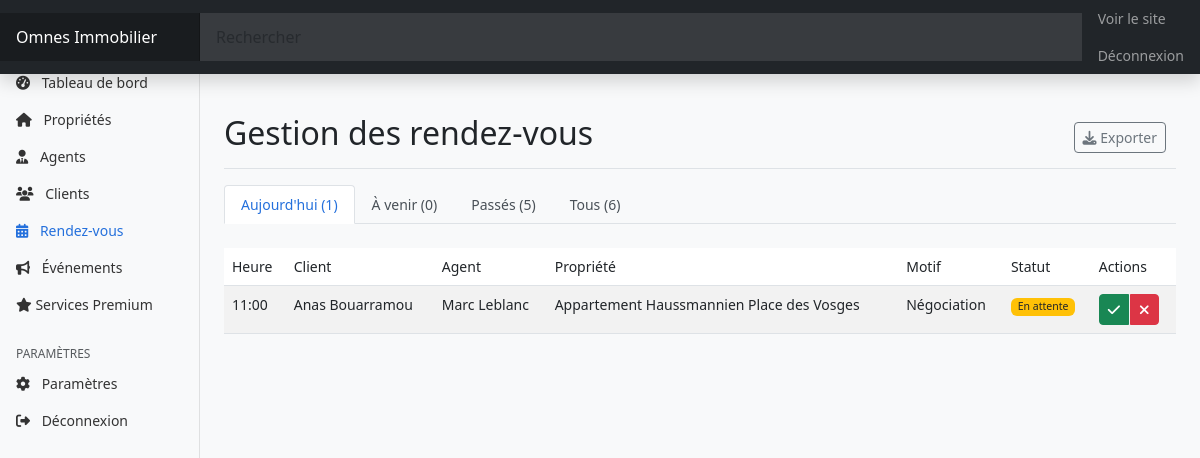
The app's page /admin/appointments.php (signed in) with its own data.
### tables this page shows
CREATE TABLE `Rendez_Vous` (
  `id_rdv` int NOT NULL,
  `id_client` int NOT NULL,
  `id_agent` int NOT NULL,
  `id_propriete` int NOT NULL,
  `date` date NOT NULL,
  `heure` time NOT NULL,
  `motif` text,
  `statut` enum('confirmé','annulé','en attente') DEFAULT 'en attente',
  `commentaire` text
);

CREATE TABLE `Utilisateur` (
  `id_utilisateur` int NOT NULL,
  `email` varchar(100) NOT NULL,
  `mot_de_passe` varchar(255) NOT NULL,
  `nom` varchar(50) NOT NULL,
  `prenom` varchar(50) NOT NULL,
  `telephone` varchar(20) DEFAULT NULL,
  `date_inscription` datetime DEFAULT CURRENT_TIMESTAMP,
  `type_utilisateur` enum('client','agent','admin') NOT NULL,
  `statut` enum('actif','inactif') DEFAULT 'actif'
);

CREATE TABLE `Propriete` (
  `id_propriete` int NOT NULL,
  `titre` varchar(255) NOT NULL,
  `description` text,
  `prix` decimal(10,2) NOT NULL,
  `surface` decimal(10,2) DEFAULT NULL,
  `nb_pieces` int DEFAULT NULL,
  `nb_chambres` int DEFAULT NULL,
  `nb_salles_bain` int DEFAULT NULL,
  `etage` int DEFAULT NULL,
  `balcon` tinyint(1) DEFAULT '0',
  `parking` tinyint(1) DEFAULT '0',
  `ascenseur` tinyint(1) DEFAULT '0',
  `adresse` varchar(255) NOT NULL,
  `ville` varchar(100) NOT NULL,
  `code_postal` varchar(20) NOT NULL,
  `pays` varchar(50) NOT NULL,
  `statut` enum('disponible','vendu','loué') DEFAULT 'disponible',
  `type_propriete` enum('résidentiel','commercial','terrain','location') NOT NULL,
  `date_ajout` datetime DEFAULT CURRENT_TIMESTAMP,
  `id_agent` int NOT NULL
);

### classes/database.php (called while the page is built, shortened)
<?php
class Database {
    private $dbh;
    private $stmt;
    public function __construct() {
        $this->host = DB_HOST;
        $this->port = DB_PORT;
        $this->user = DB_USER;
        $this->pass = DB_PASS;
        $this->dbname = DB_NAME;
        $dsn = 'mysql:host=' . $this->host . ';port=' . $this->port . ';dbname=' . $this->dbname . ';charset=utf8mb4';
        $options = array(
            PDO::ATTR_PERSISTENT => true,
            PDO::ATTR_ERRMODE => PDO::ERRMODE_EXCEPTION,
            PDO::ATTR_DEFAULT_FETCH_MODE => PDO::FETCH_OBJ
        );
        try {
            $this->dbh = new PDO($dsn, $this->user, $this->pass, $options);
        } catch(PDOException $e) {
            $this->error = $e->getMessage();
            error_log("Erreur de connexion à la base de données : " . $this->error);
            throw new Exception("Erreur de connexion à la base de données");
        }
    }
    public function query($query) {
        $this->stmt = $this->dbh->prepare($query);
    }
    public function execute() {
        try {
            return $this->stmt->execute();
        } catch(PDOException $e) {
            $this->error = $e->getMessage();
            error_log("Erreur d'exécution de requête : " . $this->error);
            return false;
        }
    }
    public function resultSet() {
        $this->execute();
        return $this->stmt->fetchAll();
    }
}
?>

### config/init.php (called while the page is built, shortened)
<?php
require_once BASE_PATH . 'config/database.php';
function format_time($time) {
    return date('H:i', strtotime($time));
}

### admin/appointments.php (the view, shortened to what this page needs)
<?php
require_once BASE_PATH . 'config/init.php';
function getAllAppointments() {
    $db = new Database();
    $db->query('SELECT r.*,
                p.titre as property_title,
                c.id_client, ca.nom as client_nom, ca.prenom as client_prenom,
                a.id_agent, aa.nom as agent_nom, aa.prenom as agent_prenom
                FROM Rendez_Vous r
                INNER JOIN Propriete p ON r.id_propriete = p.id_propriete
                INNER JOIN Client c ON r.id_client = c.id_client
                INNER JOIN Utilisateur ca ON c.id_utilisateur = ca.id_utilisateur
                INNER JOIN Agent_Immobilier a ON r.id_agent = a.id_agent
                INNER JOIN Utilisateur aa ON a.id_utilisateur = aa.id_utilisateur
                ORDER BY r.date DESC, r.heure DESC');
    return $db->resultSet();
}
$all_appointments = getAllAppointments();
$today = [];
$upcoming = [];
$past = [];
foreach ($all_appointments as $rdv) {
    $date = $rdv->date;
    $today_date = date('Y-m-d');
    if ($date == $today_date) {
        $today[] = $rdv;
    } elseif ($date > $today_date) {
        $upcoming[] = $rdv;
    } else {
        $past[] = $rdv;
    }
}
include BASE_PATH . 'admin/includes/header.php';
?>
<div class="container-fluid">
    <div class="row">
        <?php include BASE_PATH . 'admin/includes/sidebar.php'; ?>
        <main class="col-md-9 ms-sm-auto col-lg-10 px-md-4">
            <div class="d-flex justify-content-between flex-wrap flex-md-nowrap align-items-center pt-3 pb-2 mb-3 border-bottom">
                <h1 class="h2">Gestion des rendez-vous</h1>
                <div class="btn-toolbar mb-2 mb-md-0">
                    <div class="btn-group me-2">
                        <button type="button" class="btn btn-sm btn-outline-secondary" onclick="exportTable()">
                            <i class="fas fa-download"></i> Exporter
                        </button>
                    </div>
                </div>
            </div>
            <ul class="nav nav-tabs mb-4" id="appointmentTabs" role="tablist">
                <li class="nav-item" role="presentation">
                    <button class="nav-link active" id="today-tab" data-bs-toggle="tab" data-bs-target="#today" type="button" role="tab" aria-controls="today" aria-selected="true">
                        Aujourd'hui (<?php echo count($today); ?>)
                    </button>
                </li>
                <li class="nav-item" role="presentation">
                    <button class="nav-link" id="upcoming-tab" data-bs-toggle="tab" data-bs-target="#upcoming" type="button" role="tab" aria-controls="upcoming" aria-selected="false">
                        À venir (<?php echo count($upcoming); ?>)
                    </button>
                </li>
                <li class="nav-item" role="presentation">
                    <button class="nav-link" id="past-tab" data-bs-toggle="tab" data-bs-target="#past" type="button" role="tab" aria-controls="past" aria-selected="false">
                        Passés (<?php echo count($past); ?>)
                    </button>
                </li>
                <li class="nav-item" role="presentation">
                    <button class="nav-link" id="all-tab" data-bs-toggle="tab" data-bs-target="#all" type="button" role="tab" aria-controls="all" aria-selected="false">
                        Tous (<?php echo count($all_appointments); ?>)
                    </button>
                </li>
            </ul>
            <div class="tab-content" id="appointmentTabsContent">
                <div class="tab-pane fade show active" id="today" role="tabpanel" aria-labelledby="today-tab">
                    <?php if (!empty($today)) : ?>
                        <div class="table-responsive">
                            <table class="table table-striped table-hover">
                                <thead>
                                    <tr>
                                        <th>Heure</th>
                                        <th>Client</th>
                                        <th>Agent</th>
                                        <th>Propriété</th>
                                        <th>Motif</th>
                                        <th>Statut</th>
                                        <th>Actions</th>
                                    </tr>
                                </thead>
                                <tbody>
                                    <?php foreach ($today as $rdv) : ?>
                                        <tr>
                                            <td><?php echo format_time($rdv->heure); ?></td>
                                            <td><?php echo htmlspecialchars($rdv->client_prenom . ' ' . $rdv->client_nom); ?></td>
                                            <td><?php echo htmlspecialchars($rdv->agent_prenom . ' ' . $rdv->agent_nom); ?></td>
                                            <td><?php echo htmlspecialchars($rdv->property_title); ?></td>
                                            <td><?php echo htmlspecialchars($rdv->motif); ?></td>
                                            <td>
                                                <span class="badge bg-<?php echo $rdv->statut == 'confirmé' ? 'success' : ($rdv->statut == 'annulé' ? 'danger' : 'warning'); ?>">
                                                    <?php echo ucfirst($rdv->statut); ?>
                                                </span>
                                            </td>
                                            <td>
                                                <?php if ($rdv->statut == 'en attente') : ?>
                                                    <div class="btn-group">
                                                        <a href="/omnes-immobilier/admin/appointments.php?action=confirm&id=<?php echo $rdv->id_rdv; ?>" class="btn btn-sm btn-success" title="Confirmer">
                                                            <i class="fas fa-check"></i>
                                                        </a>
                                                        <a href="/omnes-immobilier/admin/appointments.php?action=cancel&id=<?php echo $rdv->id_rdv; ?>" class="btn btn-sm btn-danger" title="Annuler" onclick="return confirm('Êtes-vous sûr de vouloir annuler ce rendez-vous ?')">
                                                            <i class="fas fa-times"></i>
                                                        </a>
                                                    </div>
                                                <?php elseif ($rdv->statut == 'confirmé') : ?>
                                                    <a href="/omnes-immobilier/admin/appointments.php?action=cancel&id=<?php echo $rdv->id_rdv; ?>" class="btn btn-sm btn-danger" title="Annuler" onclick="return confirm('Êtes-vous sûr de vouloir annuler ce rendez-vous ?')">
                                                        <i class="fas fa-times"></i>
                                                    </a>
                                                <?php else : ?>
                                                    -
                                                <?php endif; ?>
                                            </td>
                                        </tr>
                                    <?php endforeach; ?>
                                </tbody>
                            </table>
                        </div>
                    <?php else : ?>
                        <div class="alert alert-info">
                            Aucun rendez-vous prévu aujourd'hui.
                        </div>
                    <?php endif; ?>
                </div>
            </div>
        </main>
    </div>
</div>
<?php include BASE_PATH . 'admin/includes/footer.php'; ?>

### assets/css/admin.css (style rules this page uses)
body { font-size: .875rem; background-color: #f8f9fa; }
main { padding-top: 1.5rem; }
.table th { font-weight: 500; border-top: none; }
.badge { font-weight: 500; padding: 0.35em 0.65em; }
.nav-tabs .nav-link { color: #495057; border: 1px solid transparent; border-top-left-radius: 0.25rem; border-top-right-radius: 0.25rem; }
.nav-tabs .nav-link.active { color: #2470dc; background-color: #fff; border-color: #dee2e6 #dee2e6 #fff; }
.btn-group .btn { margin-right: 2px; }
.btn-outline-secondary { color: #6c757d; border-color: #6c757d; }
.badge.bg-warning { background-color: #ffc107 !important; color: #212529; }

### records on screen
rendez_vous: heure "11:00", utilisateur.prenom+nom "Anas Bouarramou", utilisateur.prenom+nom "Marc Leblanc", id_propriete.titre "Appartement Haussmannien Place des Vosges", motif "Négociation", statut "En attente"

### other values on screen
count($today) "1"
count($upcoming) "0"
count($past) "5"
count($all_appointments) "6"
